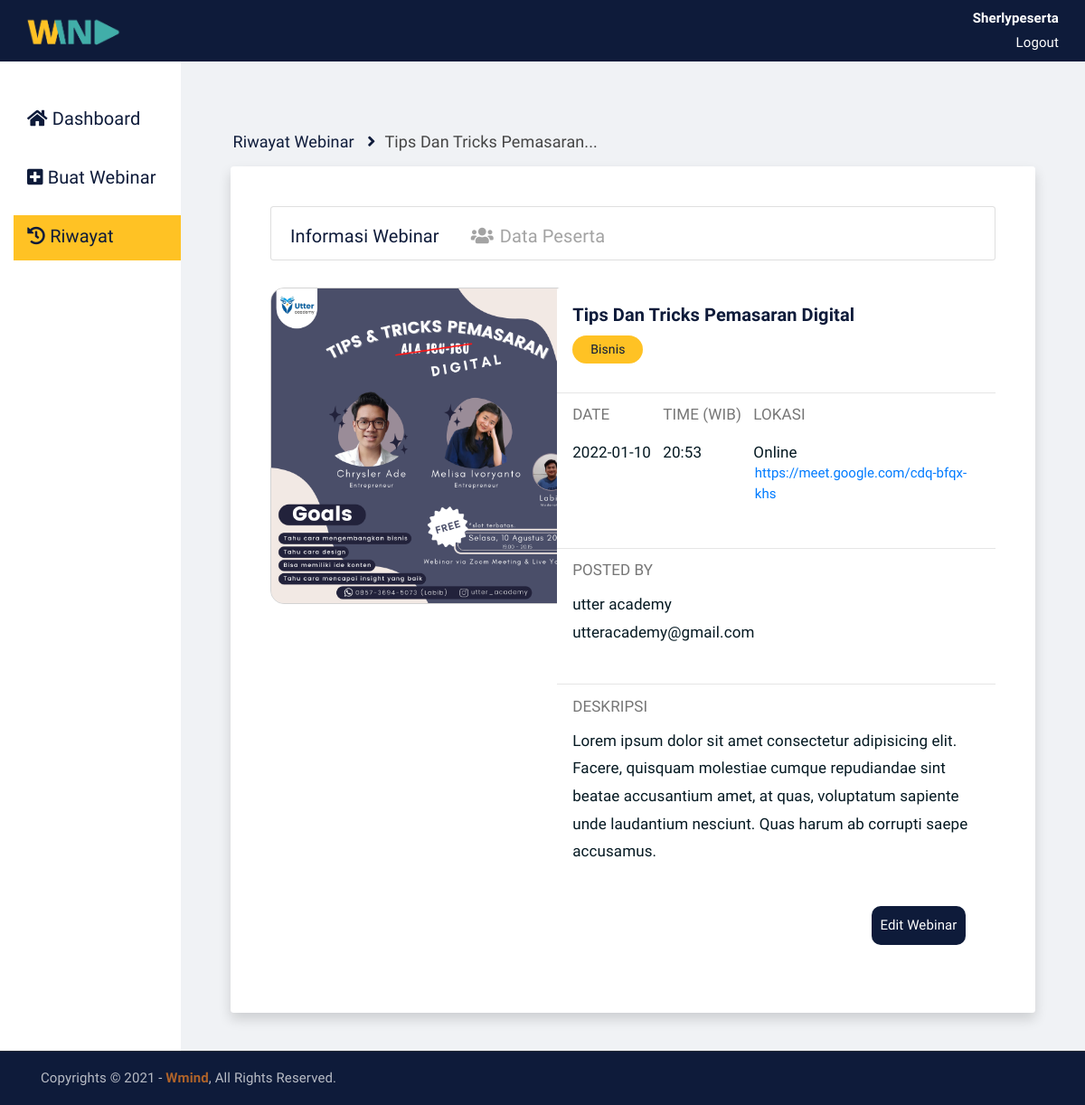
Screenshot of /detail-webinar-eo.php?id_webinar=22 (signed in) with the database file from the repository.
### tables this page shows
CREATE TABLE `tb_buat_webinar` (
  `id_webinar` int(11) NOT NULL,
  `id_author` int(11) NOT NULL,
  `gambar_poster` varchar(20) NOT NULL,
  `tgl_buat` varchar(100) NOT NULL,
  `judul_webinar` varchar(225) NOT NULL,
  `kategori_webinar` varchar(50) NOT NULL,
  `nama_eo` varchar(225) NOT NULL,
  `email_eo` varchar(225) NOT NULL,
  `tanggal_mulai` varchar(100) NOT NULL,
  `waktu_mulai` varchar(20) NOT NULL,
  `link_streaming` varchar(150) DEFAULT NULL,
  `deskripsi_webinar` text NOT NULL
);

### detail-webinar-eo.php (the view, shortened to what this page needs)
<!DOCTYPE html>
<html lang="en">
<head>
	<link rel="stylesheet" href="assets/css/all.min.css">
	<link rel="stylesheet" href="assets/bootstrap/css/bootstrap.min.css">
	<link rel="stylesheet" href="assets/css/owl.carousel.css">
	<link rel="stylesheet" href="assets/css/magnific-popup.css">
	<link rel="stylesheet" href="assets/css/animate.css">
	<link rel="stylesheet" href="assets/css/meanmenu.min.css">
	<link rel="stylesheet" href="assets/css/main.css">
	<link rel="stylesheet" href="assets/css/css_sherly.css">
	<link rel="stylesheet" href="assets/css/responsive.css">
</head>
<body>
    <nav class="navbar navBarEo">
        <div class="container-fluid navBarEo">
            <a class="navbar-brand" href="index.php">
                <img src="assets/img/logo_transparan.png" style="width: 70%" alt="">
            </a>
            <div class="navBarUsername">
				<p class="panggilUsername"><?php echo "<b>".$_SESSION['username']."</b><br>"; ?></p>
				<a class="txtLogout" href="logout.php">Logout</a>
			</div>
        </div>
    </nav>
	<div class="container-fluid">
		<div class="row" >
			<div class="col-md-2 colKiri">
				<div class="sidebarEo">
				    <ul style='list-style-type: none;'>
						<li class="listMenu" >
							<a class="pilihanMenu" href="dashboard-eo.php"><i class="fas fa-home"></i> Dashboard</a>
						</li>
						<li class="listMenu">
							<a class="pilihanMenu" href="buat-webinar-eo
							.php"><i class="fas fa-plus-square"></i> Buat Webinar</a>
						</li>
						<li class="listMenu active ">
							<a class="pilihanMenu" href="riwayat-webinar-eo.php"><i class="fas fa-history" ></i> Riwayat</a>
						</li>
					</ul>
				</div>
			</div>
			<div class="col-md-10" style="background-color: #F0F2F5; height: 100%;">
				<div class="cardDashboard">
					<div class="card detailRiwayat">
						<div class="card-body row petunjukDetail">
							<h6 class="card-title"><a href="riwayat-webinar-eo.php">Riwayat Webinar </a><i class="fas fa-angle-right ikonAngleRight" ></i></h6>
                            <h6 class="card-title active">
								<?php
									$title = $_SESSION['judul_webinar'];
									$arr = explode(" ", $title);
									$limit = 4;
									$new = [];
									if (count($arr) > $limit) {
										for($i = 0; $i < $limit; $i++) {
											array_push($new, $arr[$i]);
										}
									}
									if($new) {
										$new = implode(" ", $new);
										print_r($new); echo '...';
									}
									else {
										print_r($title);
									}
								?>
							</h6>
						</div>
					</div>
					<div class="card shadow p-3 mb-5 bg-white rounded" style="width: 100%; border: none; border-radius: 6px; ">
						<div class="card-body " style="margin: 20px; padding: 10px;" >
							<div class="d-flex justify-content-center ">
								<div class="card cardPilihanDetail">
									<nav class="navbar navbar-expand-lg">
										<div class="collapse navbar-collapse" >
											<div class="navbar-nav">
												<a class="nav-item nav-link navLinkDetail mr-2 active" href="detail-webinar-eo.php?id_webinar=<?php echo $_SESSION['id_webinar']; ?> ><i class="fas fa-info-circle mr-2"></i>Informasi Webinar</a>
												<a class="nav-item nav-link navLinkDetail ml-3" href="data-peserta-eo.php?id_webinar=<?php echo $_SESSION['id_webinar']; ?>"><i class="fas fa-users mr-2"></i>Data Peserta</a>
											</div>
										</div>
									</nav>
								</div>
							</div>
                            <div class="row" >
								<?php
									include "koneksi.php";
									$id_webinar=$_GET['id_webinar'];
									$query="SELECT*FROM tb_buat_webinar WHERE id_webinar ='$id_webinar'";
									$hasilDetail=mysqli_query($koneksi,$query);
									$dataDetail=mysqli_fetch_array($hasilDetail);
								?>
                                <div class="col-md-5" >
                                    <div class="cardGambarPoster">
                                        <div class="tempatGambarPoster" style="border: 1px; border-style: solid; border-color: lightgray;">
                                                <img  class="gambarPoster" src="assets/img/gambar-poster/<?php echo $dataDetail['gambar_poster'];?>" alt="">
                                        </div>
									</div>
                                </div>
                                <div class="col-md-7" >
									<div class="card" style="margin-left: -30px; border: none; ">
										<div class="card-body">
											<h4 class="card-title judulWebinar"><?php echo $dataDetail['judul_webinar'];?></h4>
											<p class="btn btn-info kategoriWebinar"><?php echo $dataDetail['kategori_webinar'];?></p>
										</div>
										<hr>
										<div class="card-body">
											<div class="row">
												<div class="col-md-4">
													<div class="tanggalDetail">
														<h4 class="card-title mb-3 judulDetailWebinar">Date</h4>
														<div class="card-title isiDetail">
															<?php echo $dataDetail['tanggal_mulai'];?>
														</div>
													</div>
												</div>
												<div class="col-md-4">
													<div class="waktuDetail">
														<h4 class="card-title mb-3 judulDetailWebinar">Time (WIB)</h4>
														<div class="card-title isiDetail">
															<?php echo $dataDetail['waktu_mulai'];?>
														</div>
													</div>
												</div>
												<div class="col-md-4">
													<div class="lokasiDetail">
														<h4 class="card-title mb-3 judulDetailWebinar">Lokasi</h4>
														<div class="card-title isiDetail"> Online
															<a href="<?php echo $dataDetail['link_streaming'];?>" target="blank">
																<button type="button" class="btn btn-link linkOnline"> <?php echo $dataDetail['link_streaming'];?></button>
														    </a>
														</div>
													</div>
												</div>
											</div>
										</div>
										<hr>
										<div class="card-body">
											<h4 class="card-title judulDetailWebinar">Posted by</h4>
											<div class="card-title  isiDetail">
												<?php echo $dataDetail['nama_eo'];?> <br>
												<?php echo $dataDetail['email_eo'];?>
											</div>
										</div>
										<hr>
										<div class="card-body">
											<h4 class="card-title judulDetailWebinar">Deskripsi</h4>
											<div class="card kotakDeskripsiWebinar">
												<div class="card-title isiDetail">
													<?php echo $dataDetail['deskripsi_webinar'];?>
												</div>
											</div>
										</div>
										<div class="card-body">
											<div class="container d-flex justify-content-end mb-3 ">
												<a href="edit-webinar-eo.php?id_webinar=<?php echo $dataDetail['id_webinar'];?>" class="btn btn-light buttonSemua"> Edit Webinar</a>
											</div>
										</div>
									</div>
                                </div>
                            </div>
						</div>
					</div>
				</div>
			</div>
		</div>
	</div>
	<div class="copyright" style="background-color: #0E1B3A">
		<div class="container">
			<div class="row">
				<div class="col-lg-6 col-md-12">
					<p>Copyrights &copy; 2021 - <a href="https://imransdesign.com/">Wmind</a>,  All Rights Reserved.</p>
				</div>
			</div>
		</div>
	</div>
</body>
</html>

### assets/css/main.css (style rules this page uses)
html { font-size: 14px; font-weight: 400; line-height: 28px; height: 100%; }
body { font-family: 'Lexend Deca', sans-serif; font-weight: 400; font-size: 1rem; letter-spacing: 0.1px; line-height: 1.8; color: #051922; overflow-x: hidden; }
body img { max-width: 100%; }
a { cursor: pointer; text-decoration: none; -webkit-transition: all 0.2s ease-in-out; -o-transition: all 0.2s ease-in-out; transition: all 0.2s ease-in-out; }
h1, .h1, h2, .h2, h3, .h3, h4, .h4, h5, .h5, h6, .h6 { font-family: 'Lexend Deca', sans-serif; font-weight: 700; margin: 0 0 1.25rem 0; color: #051922; }
h1:last-child, .h1:last-child, h2:last-child, .h2:last-child, h3:last-child, .h3:last-child, h4:last-child, .h4:last-child, h5:last-child, .h5:last-child, h6:last-child, .h6:last-child { margin: 0; }
h4, .h4 { font-size: 1.5rem; font-weight: 700; line-height: 1.75rem; }
h6, .h6 { font-size: 1rem; font-weight: 700; line-height: 1.5rem; }
p { font-family: 'Lexend Deca', sans-serif; font-weight: 400; font-size: 1rem; letter-spacing: 0.1px; line-height: 1.8; color: #051922; margin: 0 0 1.25rem 0; }
p:last-child { margin: 0; }
a.navbar-brand img { max-width: 150px; }
.copyright { background-color: #051922; border-top: 1px solid #232a35; }
.copyright p { margin: 0; color: #fff; opacity: 0.7; padding: 16px 0; font-size: 15px; }
.copyright a { color: #F28123; font-weight: 700; }
a.navbar-brand { -webkit-transition: 0.3s; -o-transition: 0.3s; transition: 0.3s; }
html, body { height: 100%; }

### assets/css/css_sherly.css (style rules this page uses)
.navBarEo { background-color: #0E1B3A; }
.navBarUsername { text-align: right; }
.panggilUsername { color: white; font-family: 'Lexend Deca', sans-serif; font-size: 15px; margin-bottom: 0px; text-transform: capitalize; }
.txtLogout { color: white; font-family: 'Lexend Deca', sans-serif; font-size: 15px; font-weight: 200; }
.colKiri { height: 800px; background-color: white; width: 300px; }
.sidebarEo { padding-top: 40px; margin-left: -20px; width: 400px; }
.sidebarEo ul li.active { background-color: #FFC224 ; color: white !important; }
.listMenu { margin-left: -20px; padding-top: 5px; padding-bottom: 5px; padding-right: 5px; padding-left: 5px; width: 200px; height: 50px; font-family: 'Lexend Deca', sans-serif; font-size: 20px; cursor: pointer; }
.pilihanMenu { margin-left: 10px; color: #0E1B3A; }
.cardDashboard { margin: 40px; }
.cardGambarPoster { height: 350px; width: 350px; border: none; }
.cardGambarPoster .tempatGambarPoster { position: relative; height: 350px; width: 350px; border-radius: 15px; border: none; background-color: #E6E6E6; display: flex; align-items: center; justify-content: center; overflow: hidden; }
.tempatGambarPoster .gambarPoster { position: absolute; height: 100%; width: 100%; display: flex; align-items: center; border-style: none; }
.tempatGambarPoster .gambarPoster { height: 100%; width: 100%; object-fit: cover; border-style: none; }
.tempatGambarPoster .textRekom, h6 { font-size: 15px; color: #0E1B3A; font-weight: normal; text-align: center; padding: 10px; }
.detailRiwayat { margin-bottom: 20px; margin-top: 50px; background: transparent; border: none; }
.petunjukDetail h6 { font-size: 18px; margin-bottom: -30px; margin-left: -10px; }
.petunjukDetail h6 a { color: #0E1B3A; }
.petunjukDetail h6.active { text-transform: capitalize; color: #454545; }
.ikonAngleRight { color: #0E1B3A; margin-left: 10px; }
.cardPilihanDetail { margin-bottom: 30px; width: 100%; height: 60px; }
.navLinkDetail { font-size: 20px; color: #A3A3A3; }
.navLinkDetail.active { color: #0E1B3A; }
.judulWebinar { color: #0E1B3A; font-size: 20px; text-transform: capitalize; text-align: left; }
.kategoriWebinar { color: #0E1B3A; background-color: #FFC224; border-radius: 20px; border: none; width: auto; padding-left: 20px; padding-right: 20px; cursor: auto; }
.judulDetailWebinar { font-size: 17px; font-weight: normal ; text-transform: uppercase; color: #767676; margin-top: -20px; }
.tanggalDetail { width: 120px; }
.waktuDetail { margin-left: -60px; width: 120px; }
.lokasiDetail { margin-left: -120px; width: auto; }
.linkOnline { text-align: left; margin-left: -10px; font-size: 15px; margin-top: -9px; }
.kotakDeskripsiWebinar { height: 300px; width: auto; border: none; height: 100%; }
.isiDetail { font-size: 17px; font-weight: 400; }
.buttonSemua { background-color: #0E1B3A; color: white; border-radius: 10px; width: auto; font-size: 15px; text-transform: upperase; border: none; padding: 10px; }

### rows the page displays
tb_buat_webinar: gambar_poster (picture), judul_webinar "Tips Dan Tricks Pemasaran Digital", kategori_webinar "Bisnis", tanggal_mulai "2022-01-10", waktu_mulai "20:53", link_streaming "https://meet.google.com/cdq-bfqx-khs", nama_eo "utter academy", email_eo "utteracademy@gmail.com", deskripsi_webinar "Lorem ipsum dolor sit amet consectetur adipisicing elit. Facere, quisquam molestiae cumque repudiandae sint beatae accusantium amet, at quas, voluptatum sapiente unde laudantium nesciunt. Quas harum ab corrupti saepe accusamus."

### other values shown
$_SESSION['username'] "Sherlypeserta"
